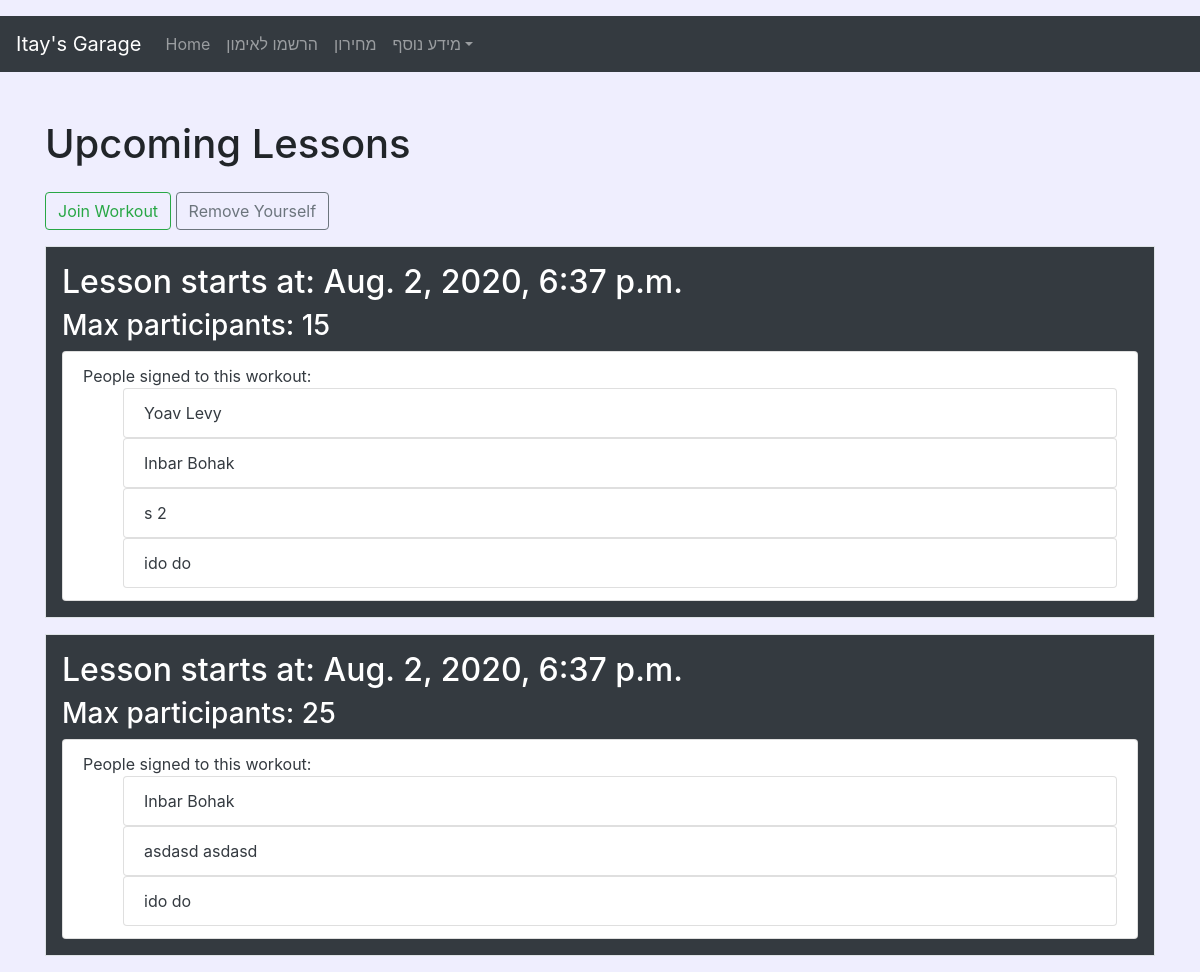
/lessons_list/, run on the app's committed database.
### workout_manager/models.py (models this page shows, shortened)
class Lesson(models.Model):
    date_time = models.DateTimeField(default=timezone.now)
    max_people = models.IntegerField()

class Person(models.Model):
    first_name = models.CharField(max_length=10)
    last_name = models.CharField(max_length=10)
    phone_number = models.IntegerField()
    lessons = models.ManyToManyField(Lesson)

### workout_manager/views.py (the view)
# urls.py: path('lessons_list/', views.LessonListView.as_view(), name='lessons-list'),
class LessonListView(ListView):
    model = Lesson
    template_name = 'workout_manager/lessons_list.html'
    context_object_name = 'lessons'

### workout_manager/templates/workout_manager/lessons_list.html (shortened to what this page needs)
{% extends "workout_manager/base.html" %}
{% block content %}
<h1>Upcoming Lessons</h1>
                    <button id="join_lesson" class="btn btn-outline-success mt-3" type="submit">Join Workout</button>
                    <button id="quit_lesson" class="btn btn-outline-secondary mt-3" type="submit">Remove Yourself</button>
    {% for lesson in lessons %}
    <div class="container p-3 my-3 bg-dark text-white border">
            <h2>Lesson starts at: {{ lesson.date_time }}</h2>
            <h3>Max participants: {{ lesson.max_people }}</h3>
            <ul class="list-group text-dark">
                <li class="list-group-item">People signed to this workout:
                    {% for person in lesson.person_set.all %}
                    <ul>
                        <li class="list-group-item">{{ person.first_name }} {{ person.last_name }}</li>
                    </ul>
                    {% endfor %}
                </li>
            </ul>
    </div>
    {% endfor %}
{% endblock content %}

### workout_manager/templates/workout_manager/base.html (shortened to what this page needs)
{% load static %}
<!DOCTYPE html>
<html>
<head>
    <link rel="stylesheet" href="https://maxcdn.bootstrapcdn.com/bootstrap/4.0.0/css/bootstrap.min.css">
    <link rel="stylesheet" type="text/css" href="{% static 'workout_manager/main.css' %}">
</head>
<body>
    <header class="site-header">
        <nav class="navbar navbar-expand-lg navbar-dark bg-dark mb-5 ">
          <a class="navbar-brand" href="#">Itay's Garage</a>
          <div class="collapse navbar-collapse" id="basicExampleNav">
            <ul class="navbar-nav mr-auto">
              <li class="nav-item">
                <a class="nav-link" href="{% url 'home' %}">Home</a>
              </li>
              <li class="nav-item">
                <a class="nav-link" href="{% url 'lessons-list' %}">הרשמו לאימון</a>
              </li>
              <li class="nav-item">
                <a class="nav-link" href="#">מחירון</a>
              </li>
              <li class="nav-item dropdown">
                <a class="nav-link dropdown-toggle" id="navbarDropdownMenuLink" data-toggle="dropdown"
                  aria-haspopup="true" aria-expanded="false">מידע נוסף</a>
              </li>
            </ul>
          </div>
        </nav>
    </header>
    <main role="main" class="container">
        {% block content %}{% endblock %}
    </main>
</body>
</html>

### workout_manager/static/workout_manager/main.css (style rules this page uses)
body { background: #EFEEFE ; margin-top: 1rem; }

### data on the page
Lesson: date_time "Aug. 2, 2020, 6:37 p.m.", max_people "15"
Person: first_name "Yoav", last_name "Levy"
Person: first_name "Inbar", last_name "Bohak"
Person: first_name "s", last_name "2"
Person: first_name "ido", last_name "do"
Lesson: date_time "Aug. 2, 2020, 6:37 p.m.", max_people "25"
Person: first_name "asdasd", last_name "asdasd"
